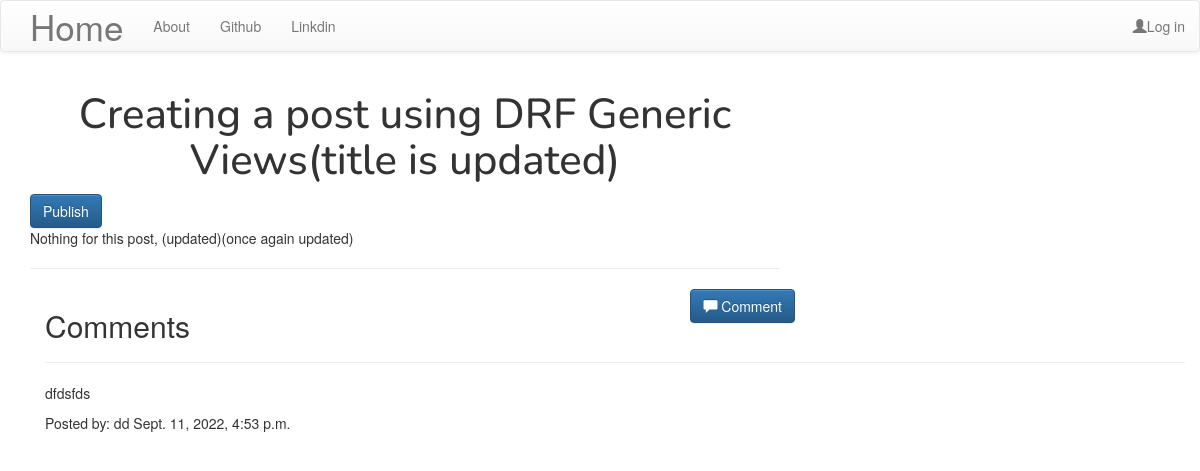
The app's page /blog/posts/8/ with its own data.
### blog/models.py (models this page shows, shortened)
class Post(models.Model):
    author = models.ForeignKey('auth.User',on_delete=models.CASCADE)
    title = models.CharField(max_length=260)
    text = models.TextField()
    created_date = models.DateTimeField(default=timezone.localtime)
    published_date = models.DateTimeField(blank=True,null=True)
    slug = models.SlugField(max_length = 200,null = True,blank = True)

class Comment(models.Model):
    post = models.ForeignKey('blog.Post',related_name='comments',on_delete=models.CASCADE)
    author = models.CharField(max_length=200)
    title = models.CharField(max_length=50)
    text = models.TextField()
    approved_comment = models.BooleanField(default=False)
    created_date = models.DateTimeField(default=timezone.localtime)  ####################

### blog/views.py (the view)
# urls.py: re_path(r'^posts/(?P<pk>\d+)/$',PostDetailView.as_view(),name='post_detail'),
class PostDetailView(DetailView):
    model = Post

### blog/templates/blog/post_detail.html (shortened to what this page needs)
{% extends "base.html" %}
{% block content %}
<h1 class="posttitle loader"> {{ post.title }} </h1>
{% if post.published_date %}
  <div class="date postdate">
    {{ post.published_date }}
  </div>
{% else %}
  <a class="btn btn-primary" href="{% url 'publish_post' pk=post.pk %}"> Publish </a>
{% endif %}
<p id ="postcontent loader"> {{ post.text|safe|linebreaksbr }} </p>
<hr>
<a class="btn btn-primary btn-comment" href="{% url "comment" pk=post.pk %}"> <span class="glyphicon glyphicon-comment"></span> Comment </a>
<div class="container">
  {% if not empty %}
  <h2>Comments </h2>
  {% endif %}
  {% for comment in post.comments.all %}
  {% if user.is_authenticated or comment.approved_comment %}
      {% if comment.approved_comment %}
      <hr>
      {% endif %}
      <p> {{ comment.text|safe|linebreaks }} </p>
      <p> Posted by: {{comment.author}}
      {{ comment.created_date }}
  {% endif %}
  {% empty %}
  <p> No comments!</p>
  {% endfor %}
</div>
{% endblock %}

### blog/static/css/blog.css (style rules this page uses)
.posttitle { font-family: 'Nunito', sans-serif; font-size: 3em; text-align:center; }
.btn-comment { position:absolute; right:0px; }
.loader { filter:hue-rotate(0deg); color:linear-gradient(45deg,#0f8,#08f); animation:hue 10000ms infinite linear; }

### blog/static/css/alert.css (style rules this page uses)
* { margin: 0; padding: 0; box-sizing: border-box; }

### records on screen
Post: title "Creating a post using DRF Generic Views(title is updated)", text "Nothing for this post, (updated)(once again updated)"
Comment: approved_comment True (drawn), text "dfdsfds", author "dd", created_date "Sept. 11, 2022, 4:53 p.m."
